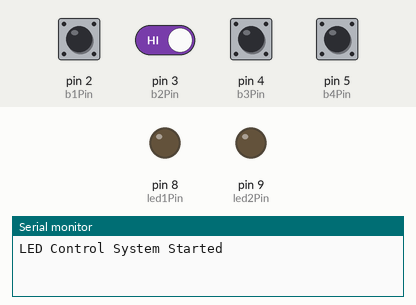
Simulated run of this sketch. Board: Arduino Uno, built with avr-gcc and run on an emulated ATmega328P. On the bench: output pins drawn as LEDs (lit = HIGH), the last lines printed to the serial monitor. The inputs (shaded band) are chosen by the test bench; at power-on: pin 2 (b1Pin), pin 3 (b2Pin), pin 4 (b3Pin), pin 5 (b4Pin) HIGH.

Above: at 1.2 s.
1.3 s: pin 2 (b1Pin) pulled LOW for 0.15 s
At 2.0 s:
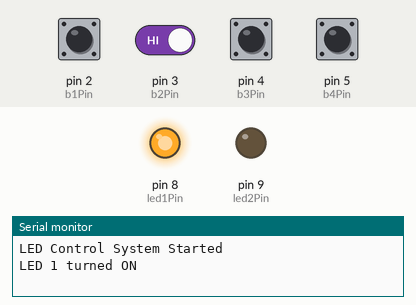
2.9 s: pin 5 (b4Pin) pulled LOW for 0.15 s
At 4.1 s:
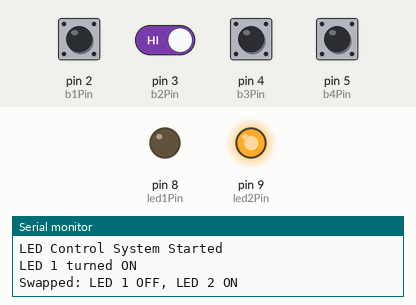
4.5 s: pin 4 (b3Pin) pulled LOW for 0.15 s
At 5.7 s:
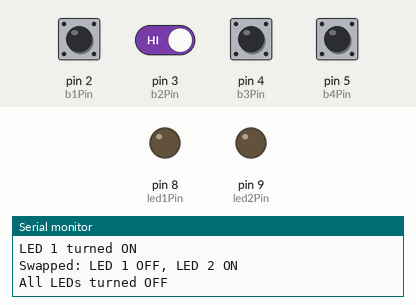
6.1 s: pin 2 (b1Pin) pulled LOW for 1 s
At 6.8 s:
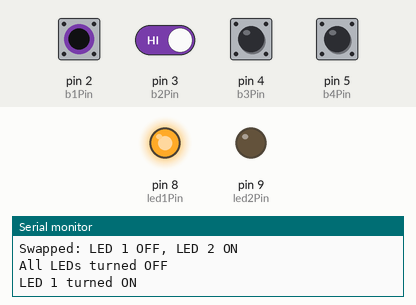
8.6 s: pin 4 (b3Pin) pulled LOW for 1 s
At 10.0 s:
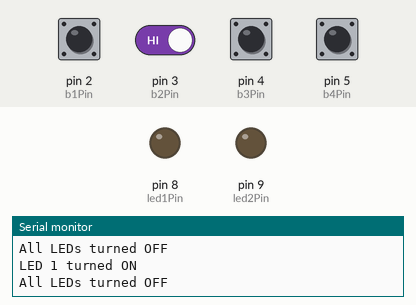
11.1 s: pin 3 (b2Pin) driven LOW and pin 5 (b4Pin) driven LOW
At 11.9 s:
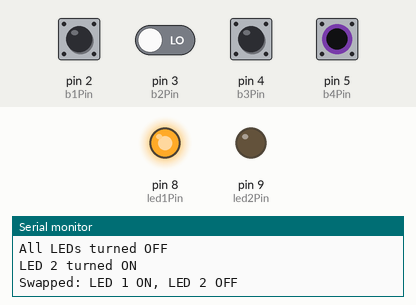
Timing chart, 0 to 13.6 s (numbered marks = the images above; inputs shaded):
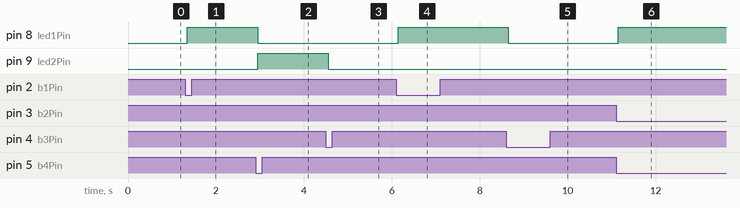

The sketch:

prizigZarnic.ino
```cpp
const int b1Pin = 2;
const int b2Pin = 3;
const int b3Pin = 4;
const int b4Pin = 5;
const int led1Pin = 8;
const int led2Pin = 9;
bool b1State = false;
bool b2State = false;
bool b3State = false;
bool b4State = false;
bool b1PrevState = false;
bool b2PrevState = false;
bool b3PrevState = false;
bool b4PrevState = false;


bool led1On = false;
bool led2On = false;


unsigned long lastDebounceTime = 0;
const unsigned long debounceDelay = 50;

void setup() {

  pinMode(b1Pin, INPUT_PULLUP);
  pinMode(b2Pin, INPUT_PULLUP);
  pinMode(b3Pin, INPUT_PULLUP);
  pinMode(b4Pin, INPUT_PULLUP);


  pinMode(led1Pin, OUTPUT);
  pinMode(led2Pin, OUTPUT);


  digitalWrite(led1Pin, LOW);
  digitalWrite(led2Pin, LOW);


  Serial.begin(9600);
  Serial.println("LED Control System Started");
}

void loop() {

  bool currentB1 = !digitalRead(b1Pin);
  bool currentB2 = !digitalRead(b2Pin);
  bool currentB3 = !digitalRead(b3Pin);
  bool currentB4 = !digitalRead(b4Pin);


  if (currentB1 != b1PrevState || currentB2 != b2PrevState ||
      currentB3 != b3PrevState || currentB4 != b4PrevState) {

    lastDebounceTime = millis();
  }


  if ((millis() - lastDebounceTime) > debounceDelay) {

    if (currentB1 != b1State) {
      b1State = currentB1;
      if (b1State) {

        if (!led1On && !led2On) {

          led1On = true;
          updateLEDs();
          Serial.println("LED 1 turned ON");
        }
      }
    }

    if (currentB2 != b2State) {
      b2State = currentB2;
      if (b2State) {
        if (!led1On && !led2On) {
          led2On = true;
          updateLEDs();
          Serial.println("LED 2 turned ON");
        }
      }
    }

    if (currentB3 != b3State) {
      b3State = currentB3;
      if (b3State) {

        if (led1On || led2On) {
          led1On = false;
          led2On = false;
          updateLEDs();
          Serial.println("All LEDs turned OFF");
        }
      }
    }

    if (currentB4 != b4State) {
      b4State = currentB4;
      if (b4State) {
        if (led1On && !led2On) {
          led1On = false;
          led2On = true;
          updateLEDs();
          Serial.println("Swapped: LED 1 OFF, LED 2 ON");
        } else if (!led1On && led2On) {
          led1On = true;
          led2On = false;
          updateLEDs();
          Serial.println("Swapped: LED 1 ON, LED 2 OFF");
        }
      }
    }
  }

  b1PrevState = currentB1;
  b2PrevState = currentB2;
  b3PrevState = currentB3;
  b4PrevState = currentB4;
}

void updateLEDs() {
  digitalWrite(led1Pin, led1On ? HIGH : LOW);
  digitalWrite(led2Pin, led2On ? HIGH : LOW);
}
```

Measured:
- after the input at 1.3 s, pin 8 (led1Pin): LOW → HIGH after 0.05 s
- after the input at 2.9 s, pin 8 (led1Pin): HIGH → LOW after 0.05 s; pin 9 (led2Pin): LOW → HIGH after 0.05 s
- after the input at 4.5 s, pin 9 (led2Pin): HIGH → LOW after 0.05 s
- after the input at 6.1 s, pin 8 (led1Pin): LOW → HIGH after 0.05 s
- after the input at 8.6 s, pin 8 (led1Pin): HIGH → LOW after 0.05 s
- after the input at 11.1 s, pin 8 (led1Pin): LOW → HIGH after 0.05 s
